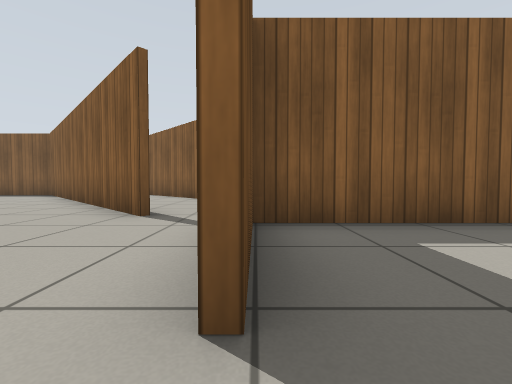
[1] (above)

24 first-person views from a walk through a world built for the Gazebo simulator. The camera is 0.5 m above the floor, tilts 2° down and sees 90° across. The floor is counted in squares, 1 m on a side. Each view is taken from the middle of a square. On the plan, view 1 faces up. The plan holds only what a view shows up to about 9 squares ahead; the rest is blank. Simple patterns stand in for the simulator's built-in surfaces.

[2]
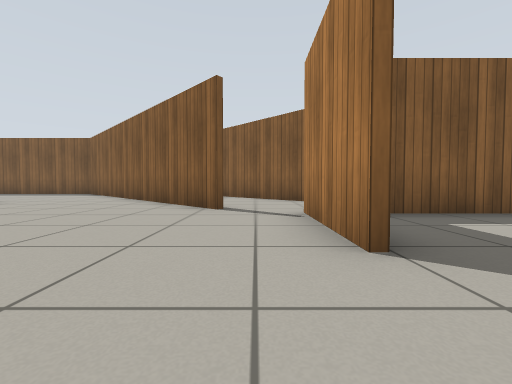

[3]
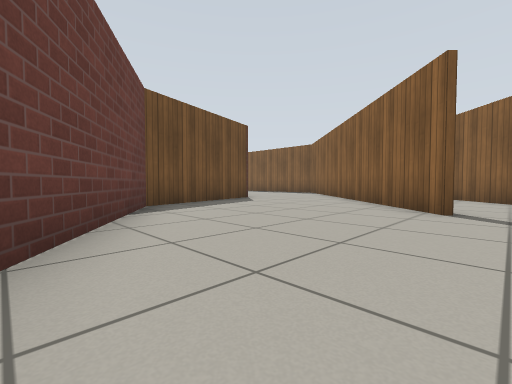

[4]
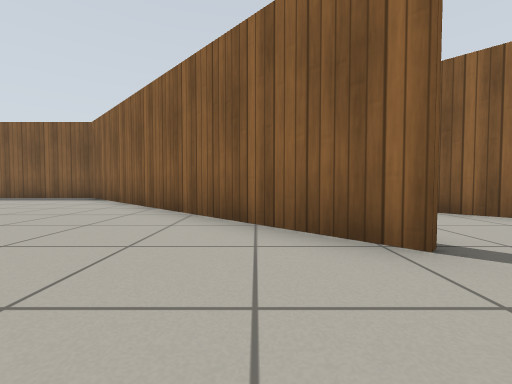

[5]
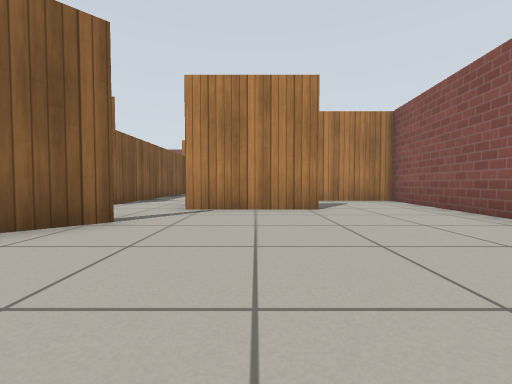

[6]
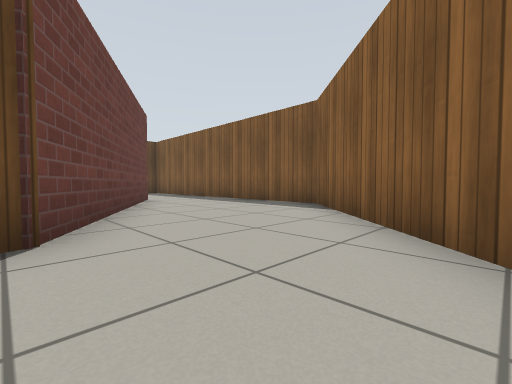

[7]
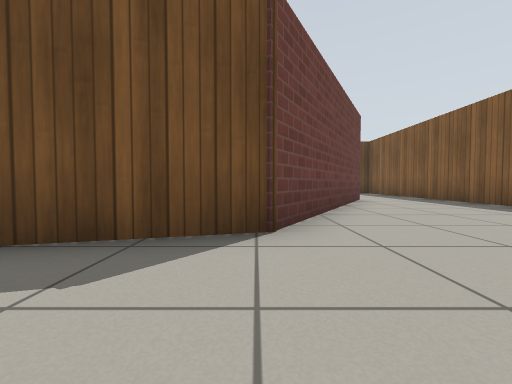

[8]
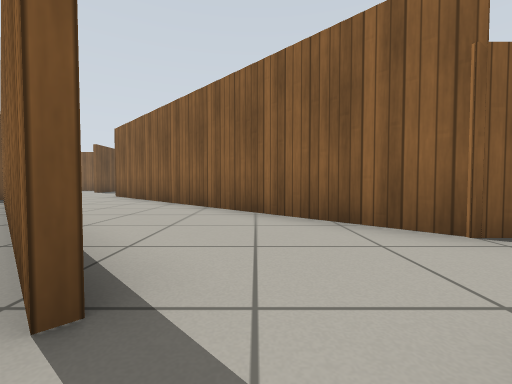

[9]
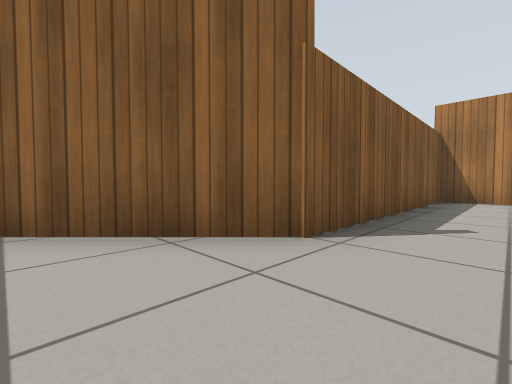

[10]
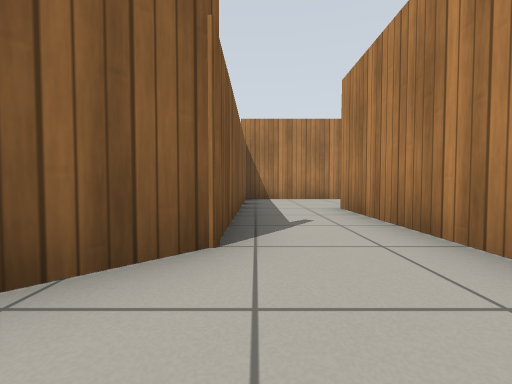

[11]
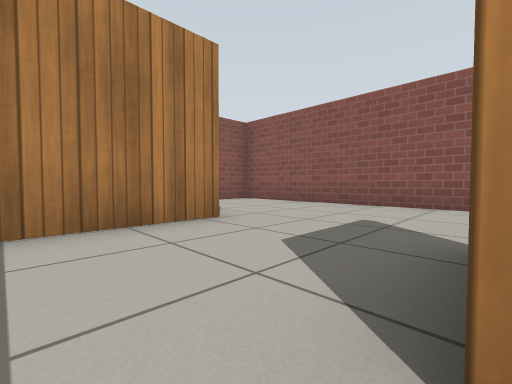

[12]
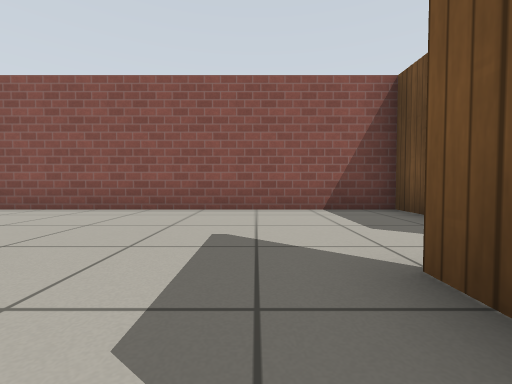

[13]
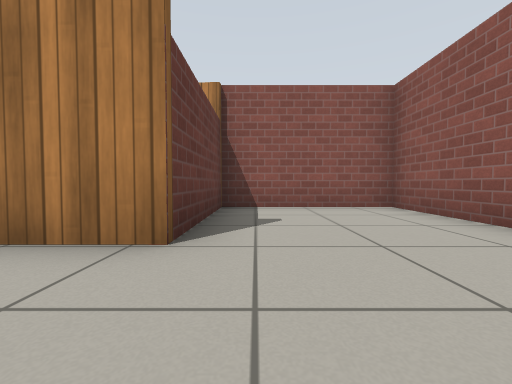

[14]
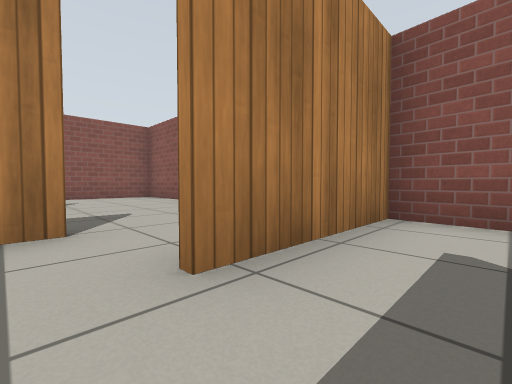

[15]
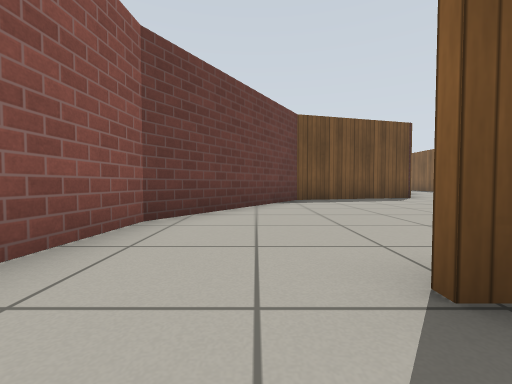

[16]
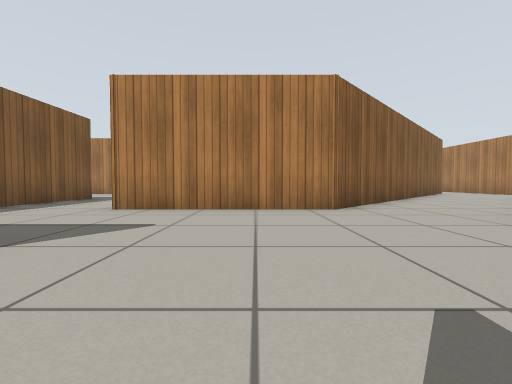

[17]
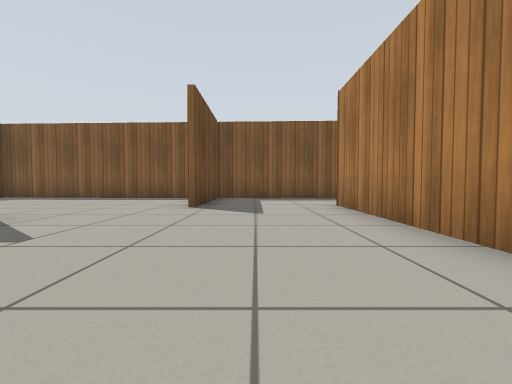

[18]
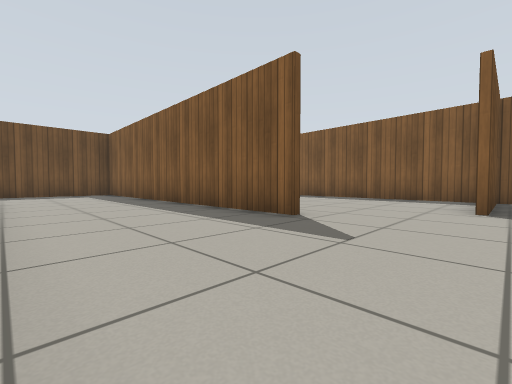

[19]
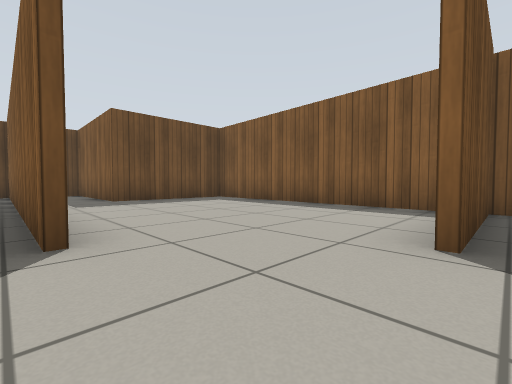

[20]
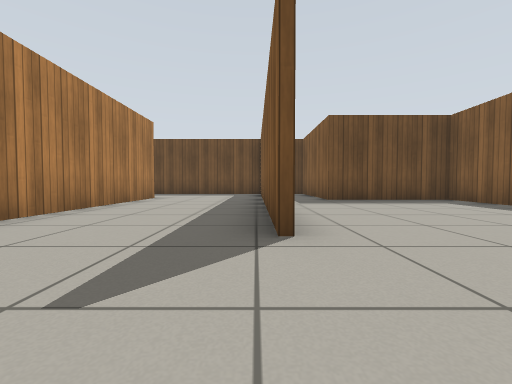

[21]
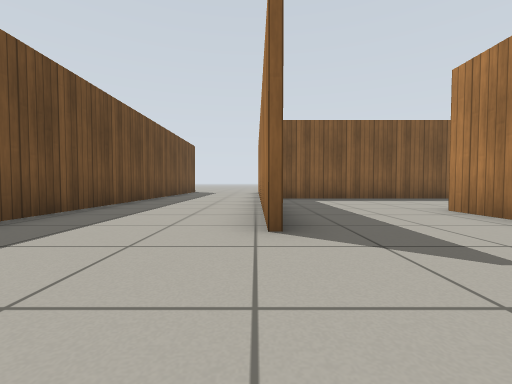

[22]
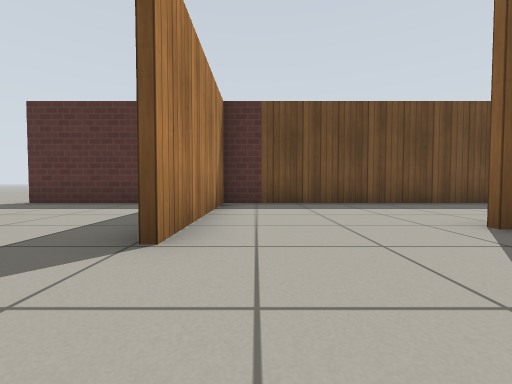

[23]
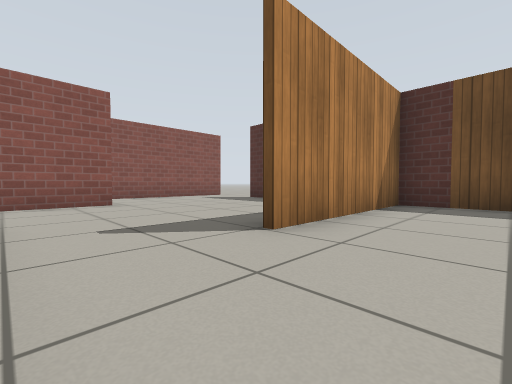

[24]
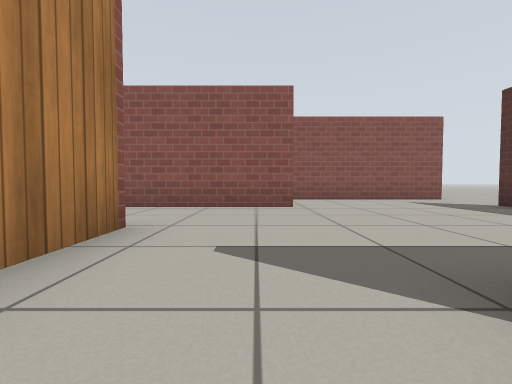

### Floor plan
Points are (right, up) in squares from view 1. A wall is a line through its corners. A room is listed if a view was taken in it or the views show most of it. See-through windows are left out.
Room 1 (views 1, 15)
walls: (-0.6, -1.6) (2.2, -1.8) (2.2, 1.4)
ways out: opening at (0, -0.5) to room 2; opening at (1, 1) to room 5
Room 2 (views 2, 3, 4, 5, 6, 7, 8)
walls: (-1.7, 3.7) (-8.4, 10.5) (-12.6, 10.5); (-0.2, 0.7) (-0.2, 3.4); (-12.8, 8.2) (-7.6, 5.2) (-6.5, 1.2) (-2.3, -1.5) (-0.6, -1.6)
ways out: opening at (0, -0.5) to room 1; opening at (-1, 3) to room 3; opening at (-12, 9)
Room 3 (views 9, 10, 11)
walls: (0.6, 3.3) (4.1, 3.3); (7.1, 3.4) (7.1, 5.3) (1, 5.3) (-0.8, 7.1)
ways out: opening at (-1, 3) to room 2; opening at (5.5, 2.5) to room 4; opening at (-1, 6) to room 7
Room 4 (views 12, 13)
walls: (3.9, 1.5) (3.9, 2.1); (4.1, 2.1) (4.1, 1.5); (3.2, 3.2) (1.6, 3.2); (2.4, -1) (2.4, -1.8) (10.3, -1.8) (10.3, 1.7) (7.1, 1.7) (7.1, 3.4)
ways out: opening at (5.5, 2.5) to room 3; opening at (2, 2) to room 5
Room 5 (view 14)
walls: (0, 2.7) (0, 0.7); (1.6, 3.2) (-0.1, 3.2)
ways out: opening at (1, 1) to room 1; opening at (2, 2) to room 4
Room 6 (views 16, 17, 18, 19, 20, 21, 22, 23, 24)
walls: (-17.5, 9.4) (-17.5, 10.6) (-12.4, 10.6); (-20.7, 12.1) (-20.7, 11); (-20.9, 8.5) (-20.9, 13.8); (-11.2, 14.2) (-20.7, 14.2); (-17.5, 3) (-17.5, 4.6); (-24.3, 15.1) (-24.3, 5.2) (-20, 5.2); (-9.2, 19.4) (-9.2, 16.2); (-19.9, 0.7) (-16.2, 0.7); (-4.8, 11.1) (-6.2, 12.5) (-6.2, 16.8); (-24.3, 3.1) (-24.3, 0.4); (-6.4, 19.3) (-16.6, 19.7) (-16.6, 16.3) (-19.6, 16.3); (-24.8, -1.8) (-20.1, -1.8)
ways out: opening at (-5, 10) to room 8; opening at (-24, -0.5); opening at (-19.5, -0.5); opening at (-7, 17.5)
Room 7 (no view inside)
walls: (-0.8, 7.1) (-2.9, 9.2)
ways out: opening at (-1, 6) to room 3; opening at (-3, 8) to room 8
Room 8 (no view inside)
walls: (-2.9, 9.2) (-4.8, 11.1)
ways out: opening at (-5, 10) to room 6; opening at (-3, 8) to room 7

Where each view was taken, in squares from view 1:
view 1: 0 up, 0 right, facing up
view 2: 1 down, 1 left, facing up
view 3: 1 down, 1 left, facing up-left
view 4: 2 up, 3 left, facing up
view 5: 2 up, 5 left, facing right
view 6: 5 up, 5 left, facing up-left
view 7: 5 up, 5 left, facing left
view 8: 3 up, 1 left, facing up
view 9: 4 up, 1 left, facing up-right
view 10: 5 up, 1 left, facing right
view 11: 4 up, 4 right, facing down-right
view 12: 3 up, 5 right, facing down
view 13: 1 up, 5 right, facing right
view 14: 2 up, 1 right, facing down-right
view 15: 0 up, 1 right, facing left
view 16: 14 up, 11 left, facing right
view 17: 11 up, 8 left, facing up
view 18: 11 up, 9 left, facing up-left
view 19: 14 up, 9 left, facing up-left
view 20: 14 up, 9 left, facing left
view 21: 6 up, 21 left, facing up
view 22: 6 up, 18 left, facing left
view 23: 7 up, 18 left, facing down-left
view 24: 6 up, 19 left, facing down
